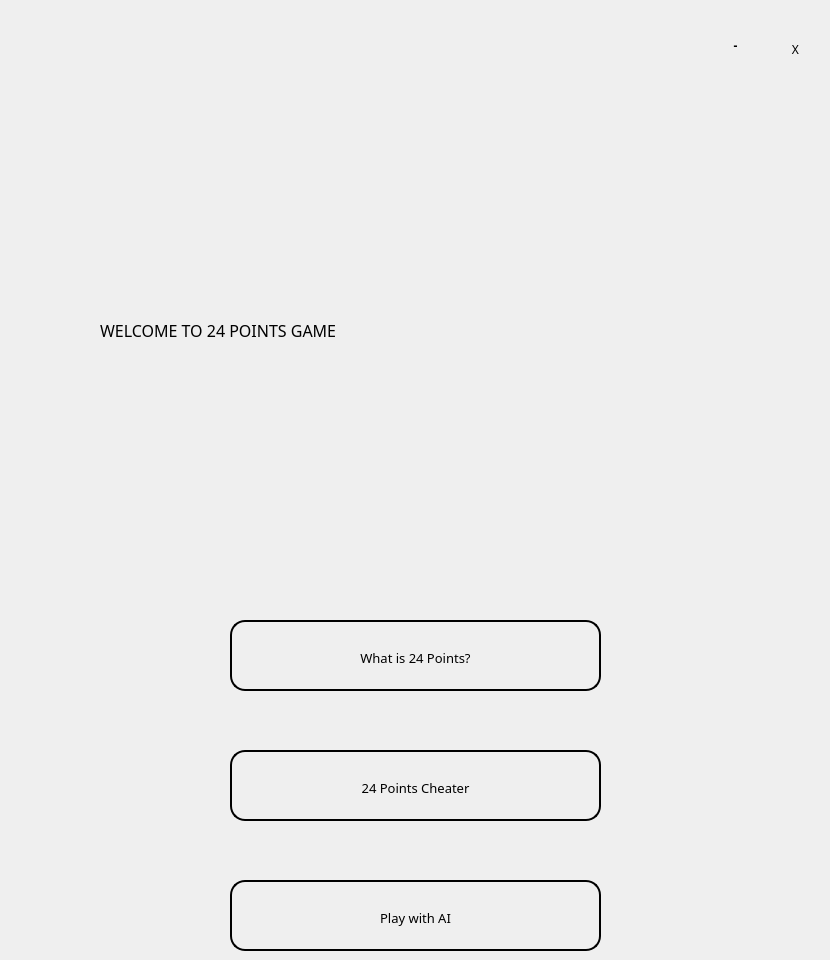
   <widget class="QWidget" name="home_page">
    <widget class="QPushButton" name="minibtn">
     <property name="geometry">
      <rect>
       <x>710</x>
       <y>20</y>
       <width>51</width>
       <height>51</height>
      </rect>
     </property>
     <property name="font">
      <font>
       <family>Yu Gothic</family>
       <bold>true</bold>
      </font>
     </property>
     <property name="styleSheet">
      <string notr="true">QPushButton:hover{
background-color:rgb(245, 205, 122);
border: none;
border-radius: 20px;

}

QPushButton{
padding-top:0px;
border: none;
}</string>
     </property>
     <property name="text">
      <string>-</string>
     </property>
    </widget>
    <widget class="QLabel" name="label_2">
     <property name="geometry">
      <rect>
       <x>370</x>
       <y>180</y>
       <width>91</width>
       <height>91</height>
      </rect>
     </property>
     <property name="text">
      <string/>
     </property>
     <property name="pixmap">
      <pixmap resource="resource.qrc">:/pic/bin/cards.png</pixmap>
     </property>
     <property name="scaledContents">
      <bool>true</bool>
     </property>
    </widget>
    <widget class="QLabel" name="label">
     <property name="geometry">
      <rect>
       <x>100</x>
       <y>230</y>
       <width>631</width>
       <height>201</height>
      </rect>
     </property>
     <property name="font">
      <font>
       <family>Adobe Devanagari</family>
       <pointsize>12</pointsize>
      </font>
     </property>
     <property name="focusPolicy">
      <enum>Qt::NoFocus</enum>
     </property>
     <property name="styleSheet">
      <string notr="true">QLabel#label{
background-color: none;
border: none;
color: black;
text-alignment: center;
}</string>
     </property>
     <property name="text">
      <string>WELCOME TO 24 POINTS GAME</string>
     </property>
    </widget>
    <widget class="QPushButton" name="cheater_btn">
     <property name="geometry">
      <rect>
       <x>230</x>
       <y>750</y>
       <width>371</width>
       <height>71</height>
      </rect>
     </property>
     <property name="font">
      <font>
       <family>Adobe Devanagari</family>
       <pointsize>10</pointsize>
      </font>
     </property>
     <property name="cursor">
      <cursorShape>PointingHandCursor</cursorShape>
     </property>
     <property name="styleSheet">
      <string notr="true">QPushButton#cheater_btn{
padding-top:5px;
border: 2px solid black;
border-radius: 15px;
}

QPushButton#cheater_btn:hover{
padding-top:5px;
border: 5px solid black;
border-radius: 15px;
font: 75 10pt &quot;Adobe Devanagari&quot;;
}</string>
     </property>
     <property name="text">
      <string>24 Points Cheater</string>
     </property>
    </widget>
    <widget class="QPushButton" name="instruction_btn">
     <property name="geometry">
      <rect>
       <x>230</x>
       <y>620</y>
       <width>371</width>
       <height>71</height>
      </rect>
     </property>
     <property name="font">
      <font>
       <family>Adobe Devanagari</family>
       <pointsize>10</pointsize>
      </font>
     </property>
     <property name="cursor">
      <cursorShape>PointingHandCursor</cursorShape>
     </property>
     <property name="styleSheet">
      <string notr="true">QPushButton#instruction_btn{
padding-top:5px;
border: 2px solid black;
border-radius: 15px;
}

QPushButton#instruction_btn:hover{
padding-top:5px;
border: 5px solid black;
border-radius: 15px;
font: 75 10pt &quot;Adobe Devanagari&quot;;
}</string>
     </property>
     <property name="text">
      <string>What is 24 Points?</string>
     </property>
    </widget>
    <widget class="QPushButton" name="closebtn">
     <property name="geometry">
      <rect>
       <x>770</x>
       <y>20</y>
       <width>51</width>
       <height>51</height>
      </rect>
     </property>
     <property name="font">
      <font>
       <family>Adobe Devanagari</family>
      </font>
     </property>
     <property name="styleSheet">
      <string notr="true">QPushButton#closebtn:hover{
background-color:rgb(219, 102, 111);
border: none;
border-radius: 20px;

}

QPushButton#closebtn{
padding-top:8px;
border: none;
border-radius: 30px;
}</string>
     </property>
     <property name="text">
      <string>Χ</string>
     </property>
    </widget>
    <widget class="QPushButton" name="game_btn">
     <property name="geometry">
      <rect>
       <x>230</x>
       <y>880</y>
       <width>371</width>
       <height>71</height>
      </rect>
     </property>
     <property name="font">
      <font>
       <family>Adobe Devanagari</family>
       <pointsize>10</pointsize>
      </font>
     </property>
     <property name="cursor">
      <cursorShape>PointingHandCursor</cursorShape>
     </property>
     <property name="styleSheet">
      <string notr="true">QPushButton#game_btn{
padding-top:5px;
border: 2px solid black;
border-radius: 15px;
}

QPushButton#game_btn:hover{
padding-top:5px;
border: 5px solid black;
border-radius: 15px;
font: 75 10pt &quot;Adobe Devanagari&quot;;
}</string>
     </property>
     <property name="text">
      <string>Play with AI</string>
     </property>
    </widget>
   </widget>
